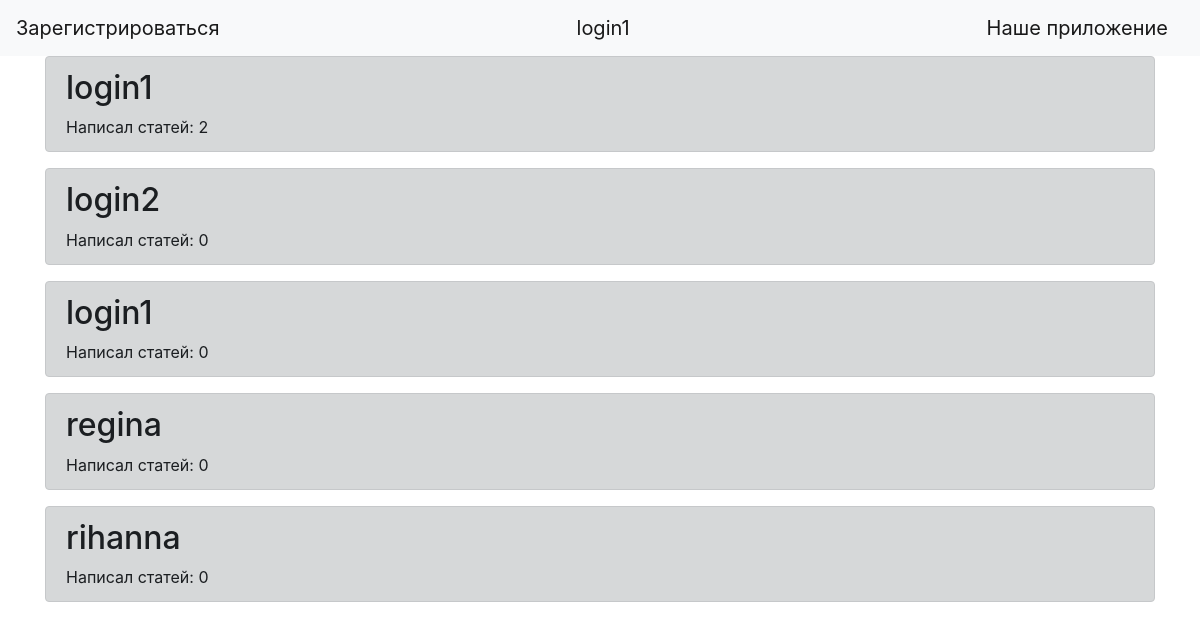
Before: /super_page (signed in) with the older database file.
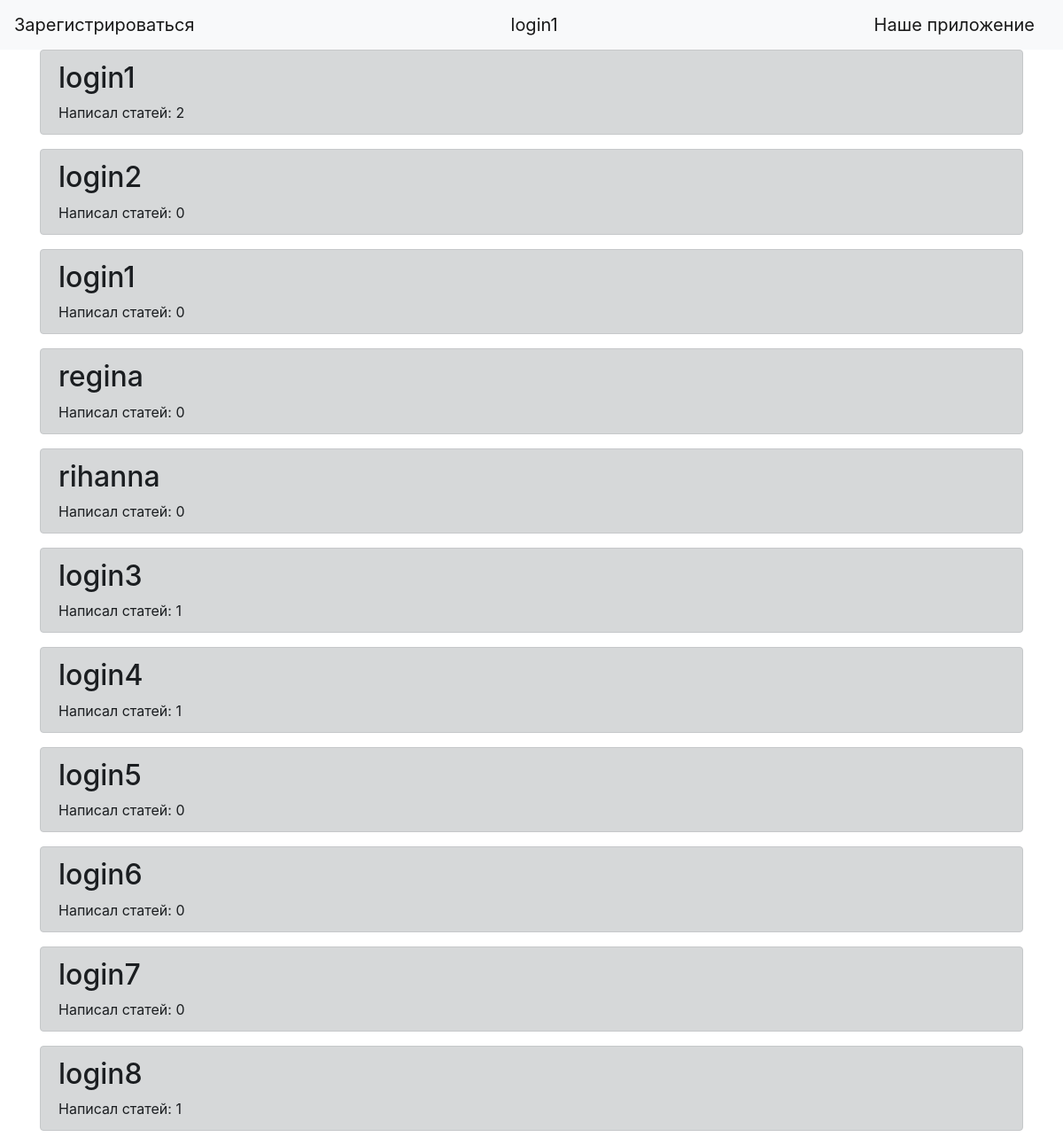
After: the same page with the newer database file.
### tables this page shows
CREATE TABLE users 
    (id INTEGER PRIMARY KEY AUTOINCREMENT, 
     user_name VARCHAR(50),
     password_hash VARCHAR(128)
    );

### Личные дневники 1, 2.py (the view)
@app.route('/super_page', methods=['GET', 'POST'])
def super_page():
    users = user_model.get_all()
    return render_template('super_page.html', username=session['username'], users=users)

### Личные дневники 1, 2.py (called while the page is built)
    def get_all(self):
        cursor = self.connection.cursor()
        cursor.execute('''select *, (select count(*) from news where news.user_id = users.id) as qty from users''')
        rows = cursor.fetchall()
        return rows

### templates/super_page.html
{% extends "base.html" %}
{% block content %}
{% for user in users %}
 {% if user[1] != "Admin" %}
    <div class="alert alert-dark" role="alert">
            <h2>{{user[1]}}</h2>
             <div>Написал статей: {{user[3]}}</div>
    </div>
 {% endif %}
{% endfor %}
{% endblock %}

### templates/base.html (shortened to what this page needs)
<!doctype html>
<html lang="en">
<head>
    <link rel="stylesheet" href="https://maxcdn.bootstrapcdn.com/bootstrap/4.0.0/css/bootstrap.min.css">
</head>
  <body>
    <header>
      <nav class="navbar navbar-light bg-light">
       <a class="navbar-brand" href="/registration">Зарегистрироваться</a>
       {% if "username" in session %}
         <a class="navbar-brand" href="/logout">{{session['username']}}</a>
       {% endif %}
        <a class="navbar-brand" href="#">Наше приложение</a>
</nav>
    </header>
    <main role="main" class="container">
        {% block content %}{% endblock %}
    </main>
  </body>
</html>

Changed rows visible on the page:
added users: user_name "login3", user "1"
added users: user_name "login4", user "1"
added users: user_name "login5", user "0"
added users: user_name "login6", user "0"
added users: user_name "login7", user "0"
added users: user_name "login8", user "1"
